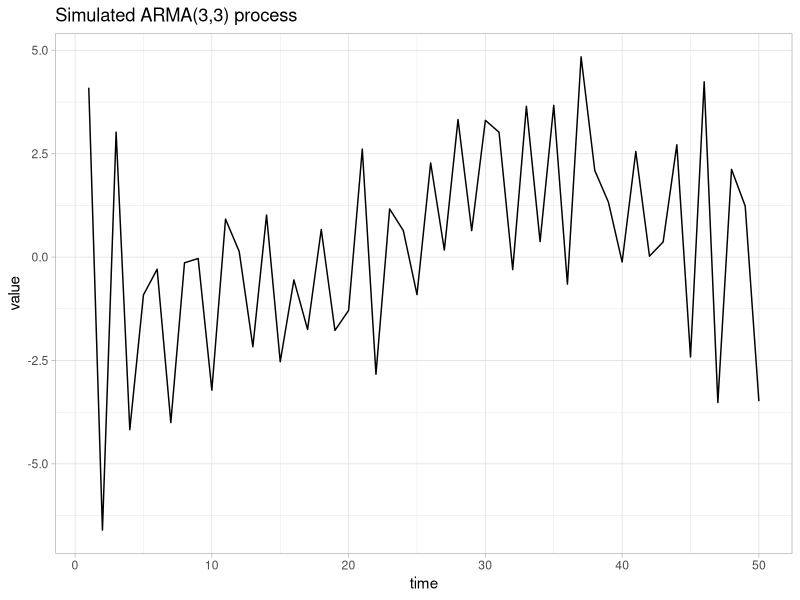
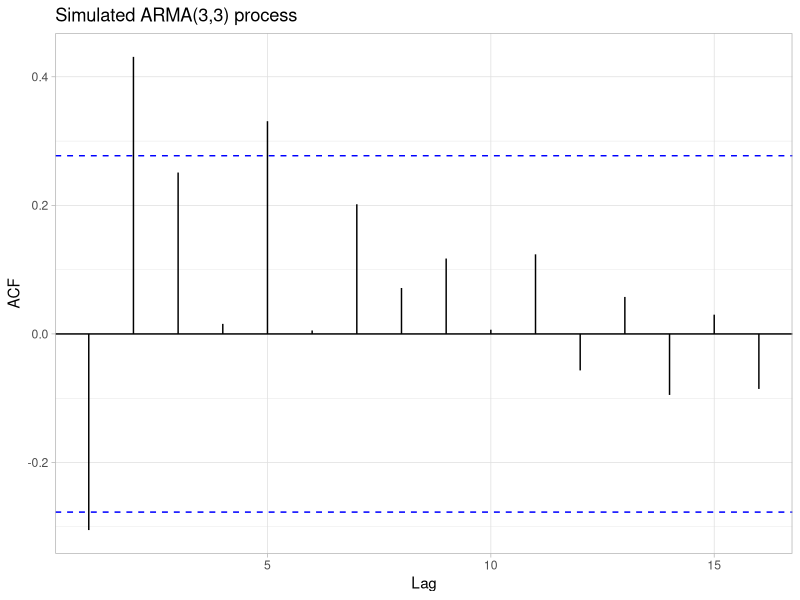
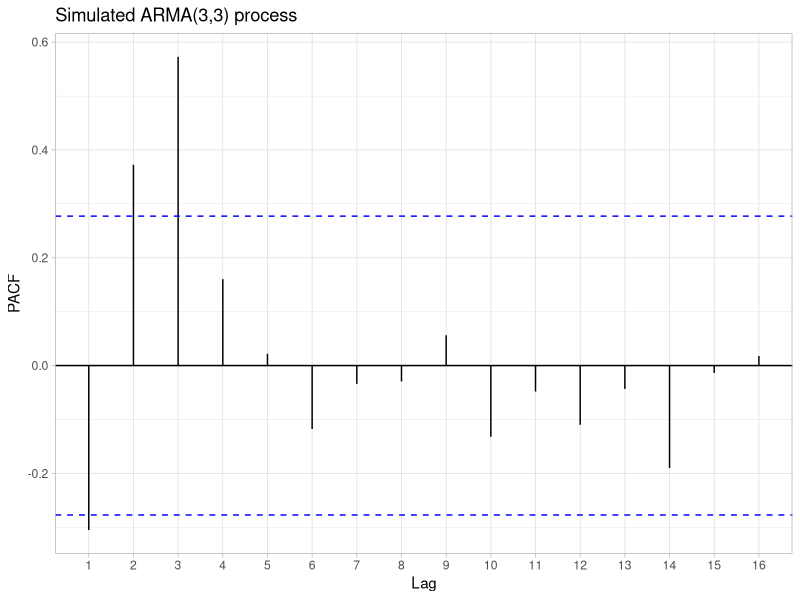
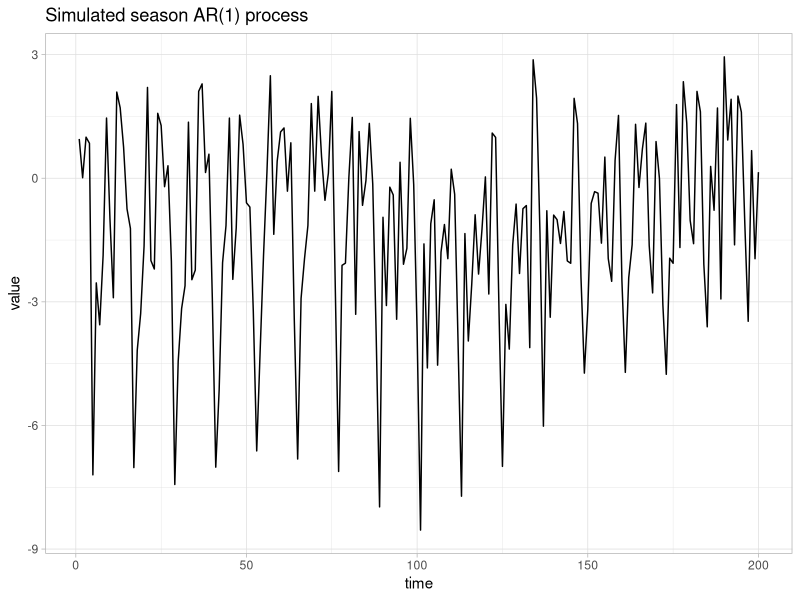
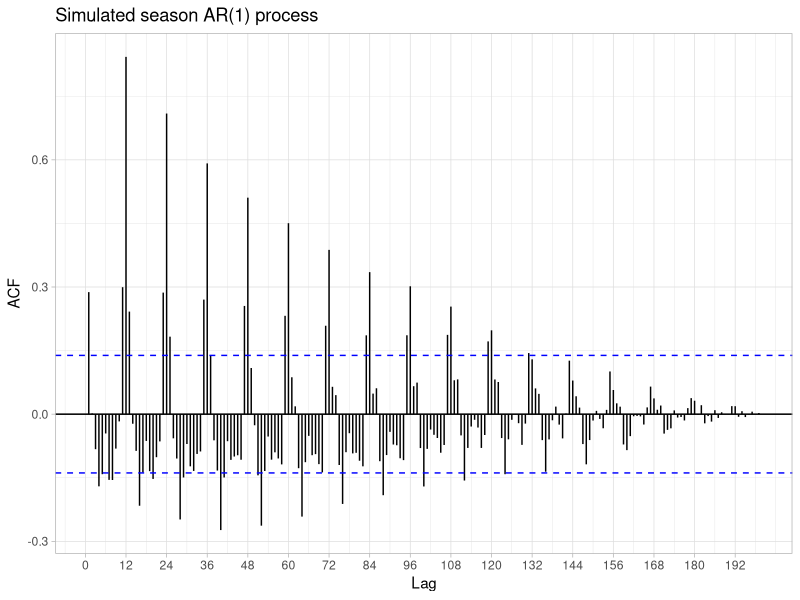
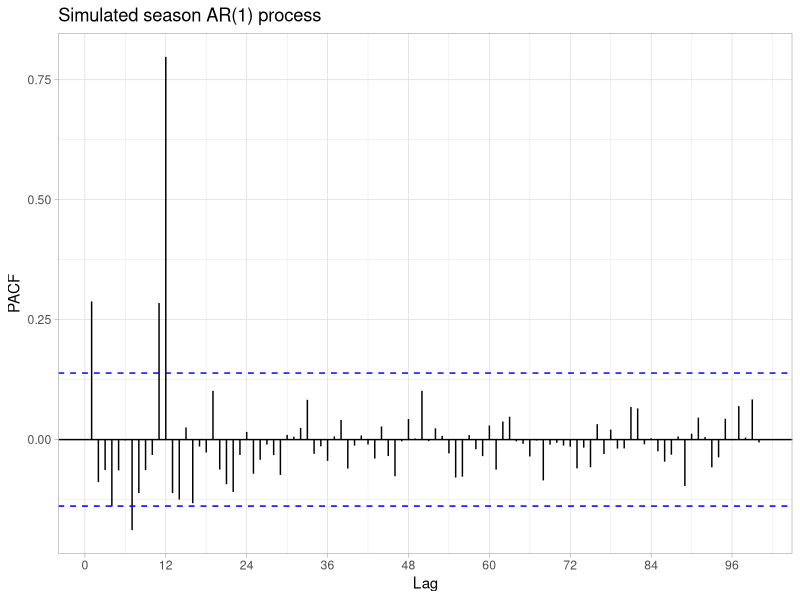
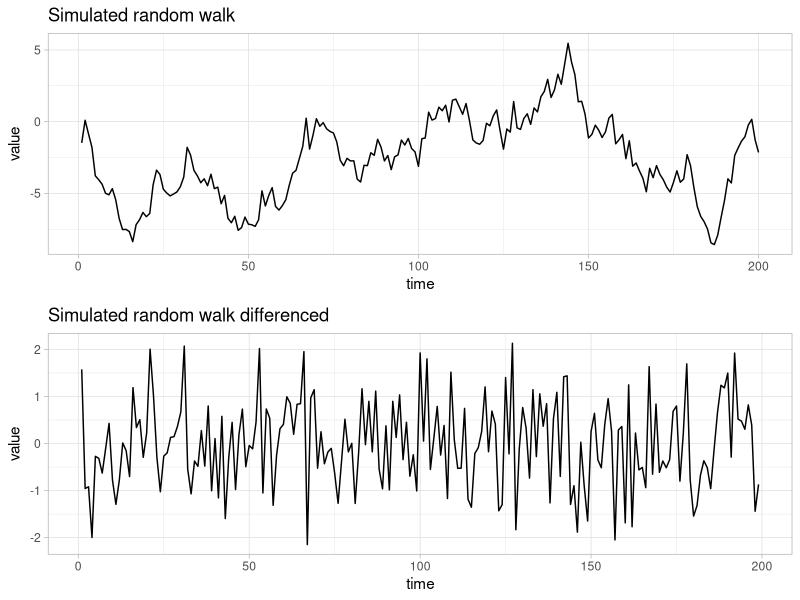
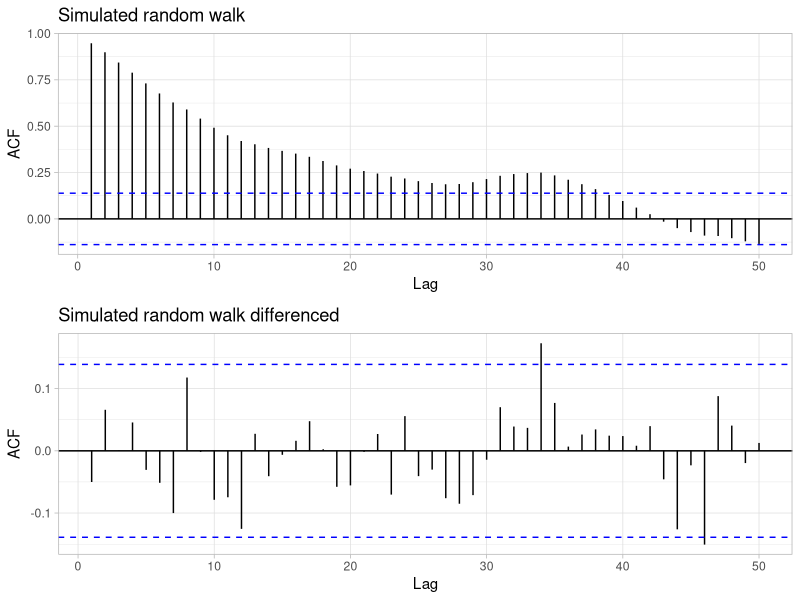

The R script that drew these images, in order:
## ---- chunk 1
knitr::opts_chunk$set(cache=TRUE,
                      message=FALSE, warning=FALSE,
                      fig.path='figs/',
                      cache.path = '_cache/')
library(ggplot2)
library(dplyr)
library(forecast)
## ---- chunk 2
set.seed('125')
arma_sim <- arima.sim(n = 50, list(ar = c(-0.6, 0.5, 0.7), ma = c(0.7, -0.5, 0.8)))
plot_data_arma <- data.frame(value = arma_sim, time = seq(1, length(arma_sim)))
arma_plot <- plot_data_arma %>% ggplot(aes(time, value)) +
  geom_line() +
  ggtitle('Simulated ARMA(3,3) process') +
  theme_light()
arma_plot
## ---- chunk 3
arma_acf_plot <- plot_data_arma %>% 
  select(value) %>%
  ggAcf() +
  ggtitle('Simulated ARMA(3,3) process') +
  theme_light()
arma_acf_plot
## ---- chunk 4
arma_pacf_plot <- plot_data_arma %>% 
  select(value) %>%
  ggPacf() +
  ggtitle('Simulated ARMA(3,3) process') +
  theme_light()
arma_pacf_plot
## ---- chunk 5
set.seed('125')
phi = c(rep(0,11),0.9)
sAR = arima.sim(list(order = c(12,0,0), ar = phi), n = 200)
sAR = ts(sAR, frequency = 12)
plot_data_sAR <- data.frame(value = sAR, time = seq(1, length(sAR)))
sAR_plot <- plot_data_sAR %>% 
  ggplot(aes(time, value)) +
  geom_line() +
  ggtitle('Simulated season AR(1) process') +
  theme_light()
sAR_plot
## ---- chunk 6
sAR_acf_plot <- plot_data_sAR %>% 
  select(value) %>%
  ggAcf(lag.max = 200) +
  scale_x_continuous(breaks = seq(0,200,12)) +
  ggtitle('Simulated season AR(1) process') +
  theme_light()
sAR_acf_plot
## ---- chunk 7
sAR_pacf_plot <- plot_data_sAR %>% 
  select(value) %>%
  ggPacf(lag.max = 100) +
  scale_x_continuous(breaks = seq(0,200,12)) +
  ggtitle('Simulated season AR(1) process') +
  theme_light()
sAR_pacf_plot
## ---- chunk 8
set.seed('12')
n = 200
white_noise = rnorm(n)
random_walk = rep(NA,n)
random_walk[1] = white_noise[1]
for (i in 2:n) {
  random_walk[i] = random_walk[i - 1] + white_noise[i]
}
plot_data_random_walk <- data.frame(value = random_walk, time = seq(1, length(random_walk)))
random_walk_plot <- plot_data_random_walk %>% 
  ggplot(aes(time, value)) +
  geom_line() +
  ggtitle('Simulated random walk') +
  theme_light()
plot_data_random_walk_diff <- data.frame(value = diff(random_walk), time = seq(1, length(diff(random_walk))))
random_walk_diff_plot <- plot_data_random_walk_diff %>% 
  ggplot(aes(time, value)) +
  geom_line() +
  ggtitle('Simulated random walk differenced') +
  theme_light()
cowplot::plot_grid(
  random_walk_plot, 
  random_walk_diff_plot, 
  ncol = 1)
## ---- chunk 9
random_walk_plot <- plot_data_random_walk %>%
  select(value) %>%
  ggAcf(lag.max = 50) +
  ggtitle('Simulated random walk') +
  theme_light()
random_walk_diff_plot <- plot_data_random_walk_diff %>%
  select(value) %>%
  ggAcf(lag.max = 50) +
  ggtitle('Simulated random walk differenced') +
  theme_light()
cowplot::plot_grid(
  random_walk_plot, 
  random_walk_diff_plot, 
  ncol = 1)
